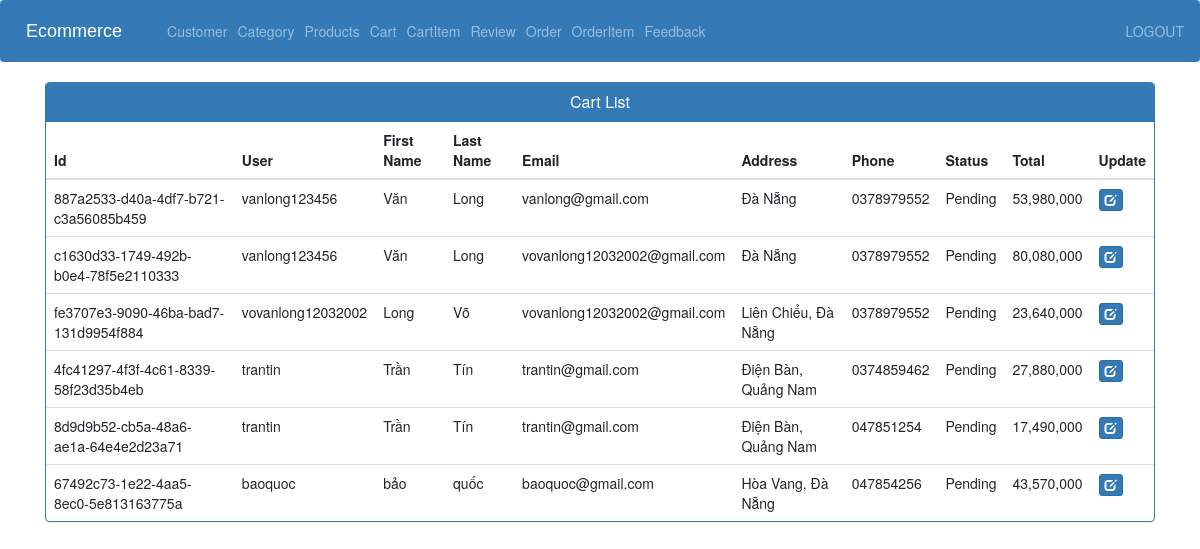
The app's page /order_view_admin/ (signed in), older data.
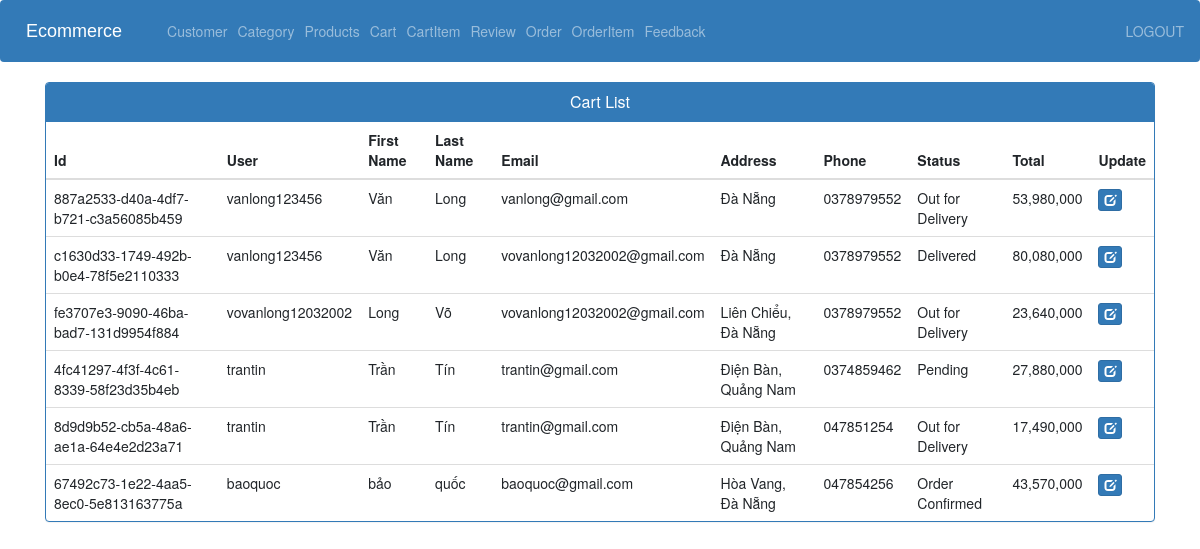
The same page, newer data.
### store/models.py (models this page shows)
class Order(models.Model):
    STATUS =(
        ('Pending','Pending'),
        ('Order Confirmed','Order Confirmed'),
        ('Out for Delivery','Out for Delivery'),
        ('Delivered','Delivered'),
    )
    id = models.UUIDField(default=uuid.uuid4, primary_key=True)
    user = models.ForeignKey(User, on_delete=models.CASCADE)
    first_name = models.CharField(max_length=255)
    last_name = models.CharField(max_length=255)
    email = models.EmailField(max_length=255)
    address = models.CharField(max_length=255)
    phone = models.CharField(max_length=255)
    date_ordered = models.DateTimeField(auto_now_add=True)
    status=models.CharField(max_length=50,null=True,choices=STATUS, default='Pending')
    total = models.FloatField()

### store/views.py (the view)
# urls.py: path('order_view_admin/',views.order_view_admin, name='order_view_admin'),
@login_required(login_url='adminlogin')
def order_view_admin(request):
    orders= Order.objects.all()
    context = {'orders':orders}
    return render(request, 'admin/view_order.html',context)

### store/templates/admin/view_order.html (shortened to what this page needs)
{% extends 'admin/admin_base.html' %}
{% load static %}
{% block content %}
<head>
  <link href="//netdna.bootstrapcdn.com/bootstrap/3.0.0/css/bootstrap.min.css" rel="stylesheet" id="bootstrap-css">
</head>
<div class="container vh-100">
  <div class="panel panel-primary">
    <div class="panel-heading">
      <h6 class="panel-title">Cart List</h6>
    </div>
    <table class="table table-hover" id="dev-table">
      <thead>
        <tr>
          <th>Id </th>
          <th>User</th>
          <th>First Name</th>
          <th>Last Name</th>
          <th>Email</th>
          <th>Address</th>
          <th>Phone</th>
          <th>Status</th>
          <th>Total</th>
          <th>Update</th>
        </tr>
      </thead>
      {% for p in orders %}
      {% if p %}
      <tr>
        <td> {{p.id}}</td>
        <td>{{ p.user.username }}</td>
        <td>{{p.first_name}}</td>
        <td>{{p.last_name}}</td>
        <td>{{p.email}}</td>
        <td>{{p.address}}</td>
        <td>{{p.phone}}</td>
        <td>{{p.status}}</td>
        <td>{{p.total|floatformat:"g"}}</td>
        <td><a class="btn btn-primary btn-xs" href="{% url 'view_update_order' p.id %}"><span class="glyphicon glyphicon-edit"></span></a></td>
      </tr>
      {%else%}
      <br><br><br>
      <h1>no products</h1>
      {% endif %}
      {% endfor %}
    </table>
  </div>
</div>
{% endblock content %}

Row changes from the older to the newer data that the page shows:
changed Order "887a2533-d40a-4df7-b721-c3a56085b459": status "Pending" → "Out for Delivery"
changed Order: status "Pending" → "Delivered"
changed Order "fe3707e3-9090-46ba-bad7-131d9954f884": status "Pending" → "Out for Delivery"
changed Order "8d9d9b52-cb5a-48a6-ae1a-64e4e2d23a71": status "Pending" → "Out for Delivery"
changed Order "67492c73-1e22-4aa5-8ec0-5e813163775a": status "Pending" → "Order Confirmed"
